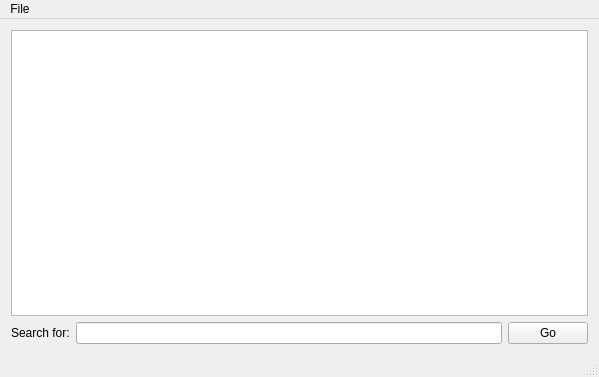
<?xml version="1.0" encoding="UTF-8"?>
<ui version="4.0">
 <class>MainWindow</class>
 <widget class="QMainWindow" name="MainWindow">
  <property name="geometry">
   <rect>
    <x>0</x>
    <y>0</y>
    <width>599</width>
    <height>377</height>
   </rect>
  </property>
  <property name="maximumSize">
   <size>
    <width>599</width>
    <height>377</height>
   </size>
  </property>
  <property name="windowTitle">
   <string>MainWindow</string>
  </property>
  <widget class="QWidget" name="centralWidget">
   <layout class="QVBoxLayout" name="verticalLayout">
    <item>
     <widget class="QTextEdit" name="textEdit"/>
    </item>
    <item>
     <layout class="QHBoxLayout" name="horizontalLayout">
      <item>
       <widget class="QLabel" name="searchLabel">
        <property name="text">
         <string>Search for:</string>
        </property>
       </widget>
      </item>
      <item>
       <widget class="QLineEdit" name="searchField"/>
      </item>
      <item>
       <widget class="QPushButton" name="goButton">
        <property name="text">
         <string>Go</string>
        </property>
       </widget>
      </item>
     </layout>
    </item>
   </layout>
  </widget>
  <widget class="QStatusBar" name="statusBar"/>
  <widget class="QMenuBar" name="menuBar">
   <property name="geometry">
    <rect>
     <x>0</x>
     <y>0</y>
     <width>599</width>
     <height>20</height>
    </rect>
   </property>
   <widget class="QMenu" name="menuFile">
    <property name="title">
     <string>File</string>
    </property>
    <addaction name="separator"/>
    <addaction name="actionLoad_file"/>
   </widget>
   <addaction name="menuFile"/>
  </widget>
  <action name="actionLoad_file">
   <property name="text">
    <string>Load file...</string>
   </property>
   <property name="toolTip">
    <string>Load a file from the system</string>
   </property>
  </action>
 </widget>
 <layoutdefault spacing="6" margin="11"/>
 <resources/>
 <connections/>
</ui>
